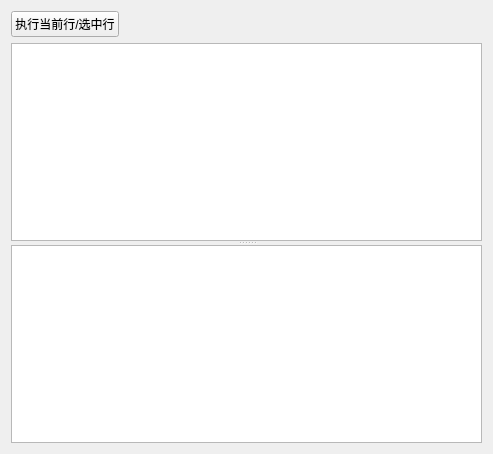
<?xml version="1.0" encoding="UTF-8"?>
<ui version="4.0">
 <class>DBBrowser</class>
 <widget class="QWidget" name="DBBrowser">
  <property name="geometry">
   <rect>
    <x>0</x>
    <y>0</y>
    <width>493</width>
    <height>454</height>
   </rect>
  </property>
  <property name="windowTitle">
   <string>神奇弹幕-数据库查询</string>
  </property>
  <layout class="QVBoxLayout" name="verticalLayout">
   <item>
    <layout class="QHBoxLayout" name="horizontalLayout">
     <item>
      <widget class="QPushButton" name="execButton">
       <property name="text">
        <string>执行当前行/选中行</string>
       </property>
      </widget>
     </item>
     <item>
      <spacer name="horizontalSpacer">
       <property name="orientation">
        <enum>Qt::Horizontal</enum>
       </property>
       <property name="sizeHint" stdset="0">
        <size>
         <width>40</width>
         <height>20</height>
        </size>
       </property>
      </spacer>
     </item>
    </layout>
   </item>
   <item>
    <widget class="QSplitter" name="splitter">
     <property name="orientation">
      <enum>Qt::Vertical</enum>
     </property>
     <widget class="QPlainTextEdit" name="queryEdit"/>
     <widget class="QTableView" name="resultTable"/>
    </widget>
   </item>
  </layout>
 </widget>
 <resources/>
 <connections/>
</ui>
